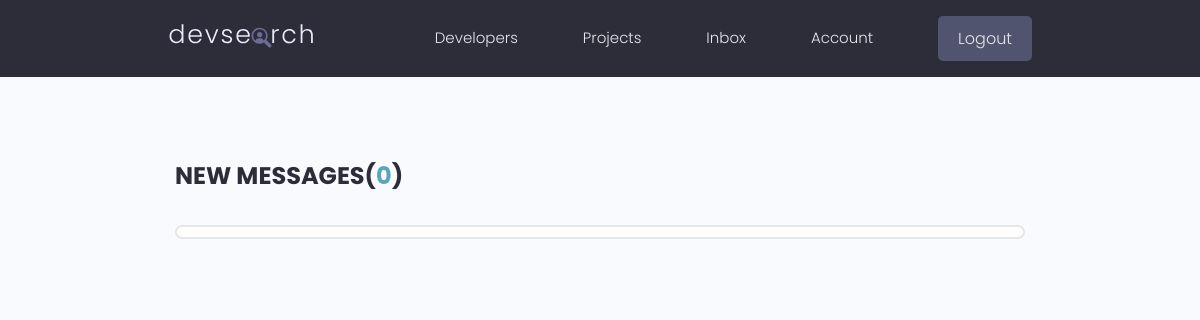
Page /inbox/ (signed in) on the earlier database version.
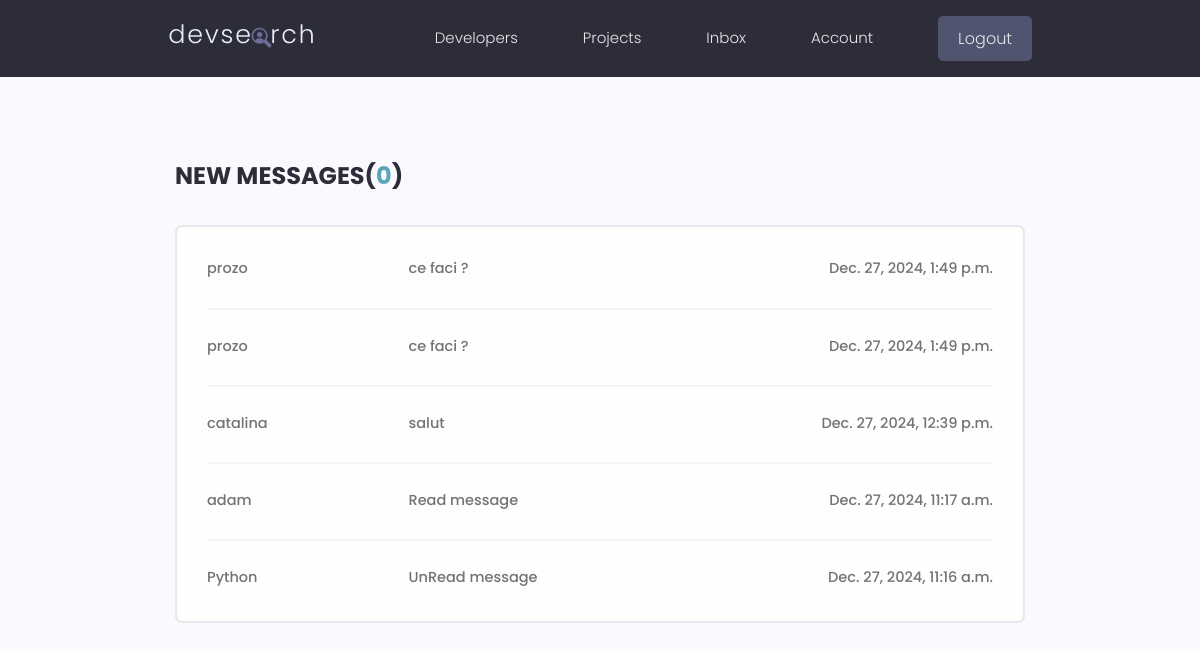
Same page on the later database version.
### users/models.py (models this page shows, shortened)
class Message(models.Model):
    sender = models.ForeignKey(Profile, on_delete=models.SET_NULL, null=True, blank=True)
    recipient = models.ForeignKey(Profile, on_delete=models.SET_NULL, null=True, blank=True, related_name='messages')
    name = models.CharField(max_length=200, blank=True, null=True)
    email = models.EmailField(max_length=200, blank=True, null=True)
    subject = models.CharField(max_length=200, blank=True, null=True)
    body = models.TextField()
    is_read = models.BooleanField(default=False, null=True)
    created = models.DateTimeField(auto_now_add=True)
    id = models.UUIDField(default=uuid.uuid4, unique=True, primary_key=True, editable=False)
    class Meta:
        ordering = ['is_read', '-created']

### users/views.py (the view)
@login_required(login_url='login')
def inbox(request):
    profile = request.user.profile
    messageRequests = profile.messages.all()
    unreadCount = messageRequests.filter(is_read=False).count()
    context = {'messageRequests': messageRequests, 'unreadCount': unreadCount}
    return render(request, 'users/inbox.html', context)

### users/templates/users/inbox.html
{% extends 'main.html' %}
{% block content %}
<main class="inbox my-xl">
  <div class="content-box">
    <h3 class="inbox__title">New Messages(<span>{{unreadCount}}</span>)</h3>
    <ul class="messages">
      {% for message in messageRequests %}
      {% if message.is_read == False %}
      <li class="message message--unread">
        {% else %}
      <li class="message">
        {% endif %}
        <a href="{% url 'message' message.id %}">
          <span class="message__author">{{message.name}}</span>
          <span class="message__subject">{{message.subject}}</span>
          <span class="message__date">{{message.created}}</span>
        </a>
      </li>
      {% endfor %}
    </ul>
  </div>
</main>
{% endblock content %}

### templates/main.html (shortened to what this page needs)
<!DOCTYPE html>
{% load static %}
<head>
    <link rel="stylesheet" href="https://cdnjs.cloudflare.com/ajax/libs/font-awesome/6.0.0-beta3/css/all.min.css">
    <link rel="stylesheet" href="https://cdn.iconmonstr.com/1.3.0/css/iconmonstr-iconic-font.min.css" />
    <link rel="stylesheet" href="{% static 'uikit/styles/uikit.css'%}" />
    <link rel="stylesheet" href="{% static 'styles/app.css' %}" />
</head>
<body>
    {% include 'navbar.html' %}
    {% block content %}{% endblock content %}
</body>
</html>

### templates/navbar.html (shortened to what this page needs)
{% load static %}
  <header class="header">
    <div class="container container--narrow">
      <a href="{% url 'profiles' %}" class="header__logo">
        <img src="{% static 'images/logo.svg' %}" alt="DevSearch Logo" />
      </a>
      <nav class="header__nav">
        <ul class="header__menu">
          <li class="header__menuItem"><a href="{% url 'profiles' %}">Developers</a></li>
          <li class="header__menuItem"><a href="{% url 'projects' %}">Projects</a></li>
          {% if request.user.is_authenticated %}
          <li class="header__menuItem"><a href="{% url 'inbox' %}">Inbox</a></li>
          <li class="header__menuItem"><a href="{% url 'account'%}" class="">Account</a></li>
          <li class="header__menuItem"><a href="{% url 'logout' %}" class="btn btn--sub">Logout</a></li>
          {% else %}
          <li class="header__menuItem"><a href="{% url 'login' %}" class="btn btn--sub">Login</a></li>
          {% endif %}
        </ul>
      </nav>
    </div>
  </header>

### static/styles/app.css (style rules this page uses)
.btn--sub { background-color: var(--color-sub-light); }
img { width: 100%; }
.content-box { width: 95%; max-width: 85rem; margin: 0 auto; }
.header { position: sticky; z-index: 111; background-color: var(--color-sub); padding: 1.5rem 0; }
.header > .container { display: flex; justify-content: space-between; align-items: center; }
.header__logo > img { height: 3.8rem; }
.header__nav > ul { display: inline-flex; align-items: center; list-style: none; gap: 6.5rem; }
.header__menuItem > a { color: var(--color-light); font-weight: 300; }
.inbox { height: 90vh; }
.inbox__title, .inbox__title span { font-size: 2.4rem; font-weight: 700; color: var(--color-sub); text-transform: uppercase; text-align: left; margin-bottom: 3rem; }
.inbox__title span { color: var(--color-main); }
.messages { list-style: none; background: var(--color-white); padding: 0.5rem 3rem; border: 2px solid var(--color-light); border-radius: 0.7rem; }
.message { padding: 2.5rem 0; }
.message > a span { font-size: 1.45rem; font-weight: 500; }
.message:not(:last-child) { border-bottom: 2px solid var(--color-white-light); }
.message > a { display: flex; gap: 1rem; }
.message__author, .message__date { flex-basis: 25%; }
.message__subject { flex-basis: 50%; }
.message__date { text-align: right; }

### static/uikit/styles/modules/_base.css (style rules this page uses)
* { margin: 0; padding: 0; box-sizing: border-box; text-rendering: optimizeLegibility; color: inherit; font-size: inherit; }
body { line-height: 1.6; font-weight: 400; font-size: 1.5rem; color: var(--color-text); background-color: var(--color-bg); min-height: 100vh; }

### static/uikit/styles/modules/_typography.css (style rules this page uses)
* { font-family: var(--font-base); }
h3 { font-size: 3.2rem; font-weight: var(--font-medium); }
p, span, strong { font-size: 1.6rem; color: var(--color-text); font-weight: var(--font-regular); }
a { padding-bottom: 2px; text-decoration: none; display: inline-block; color: var(--color-main); font-weight: var(--font-medium); }

### static/uikit/styles/modules/_utilities.css (style rules this page uses)
.container { width: 92%; max-width: 165rem; margin: 0 auto; box-sizing: border-box; }
.container--narrow { width: 92%; max-width: 120rem; }
@media screen and (min-width: 1000px) { .container { width: 90%; } }
@media screen and (min-width: 1000px) { .container--narrow { width: 85%; } }
@media screen and (min-width: 1200px) { .container { width: 80%; } }
@media screen and (min-width: 1200px) { .container--narrow { width: 72%; } }
.my-xl { margin: 8rem auto; }

### static/uikit/styles/modules/_button.css (style rules this page uses)
.btn { display: inline-block; position: relative; cursor: pointer; background-color: var(--color-light); font-weight: var(--font-medium); color: var(--color-sub); text-decoration: none; padding: 1rem 2rem; border-radius: 0.5rem; border: none; width: -webkit-fit-content; width: -moz-fit-content; width: fit-content; height: -webkit-fit-content; height: -moz-fit-content; height: fit-content; font-size: 1.6rem; outline-width: 0; outline-color: transparent; -webkit-backface-visibility: hidden; backface-visibility: hidden; transition: all 0.3s ease-in-out; }
.btn--sub { background-color: var(--color-sub); color: var(--color-white); }

Differences in the rows shown:
added Message: name "prozo", subject "ce faci ?", created "Dec. 27, 2024, 1:49 p.m."
added Message: name "prozo", subject "ce faci ?", created "Dec. 27, 2024, 1:49 p.m."
added Message: name "catalina", subject "salut", created "Dec. 27, 2024, 12:39 p.m."
added Message: name "adam", subject "Read message", created "Dec. 27, 2024, 11:17 a.m."
added Message: name "Python", subject "UnRead message", created "Dec. 27, 2024, 11:16 a.m."
